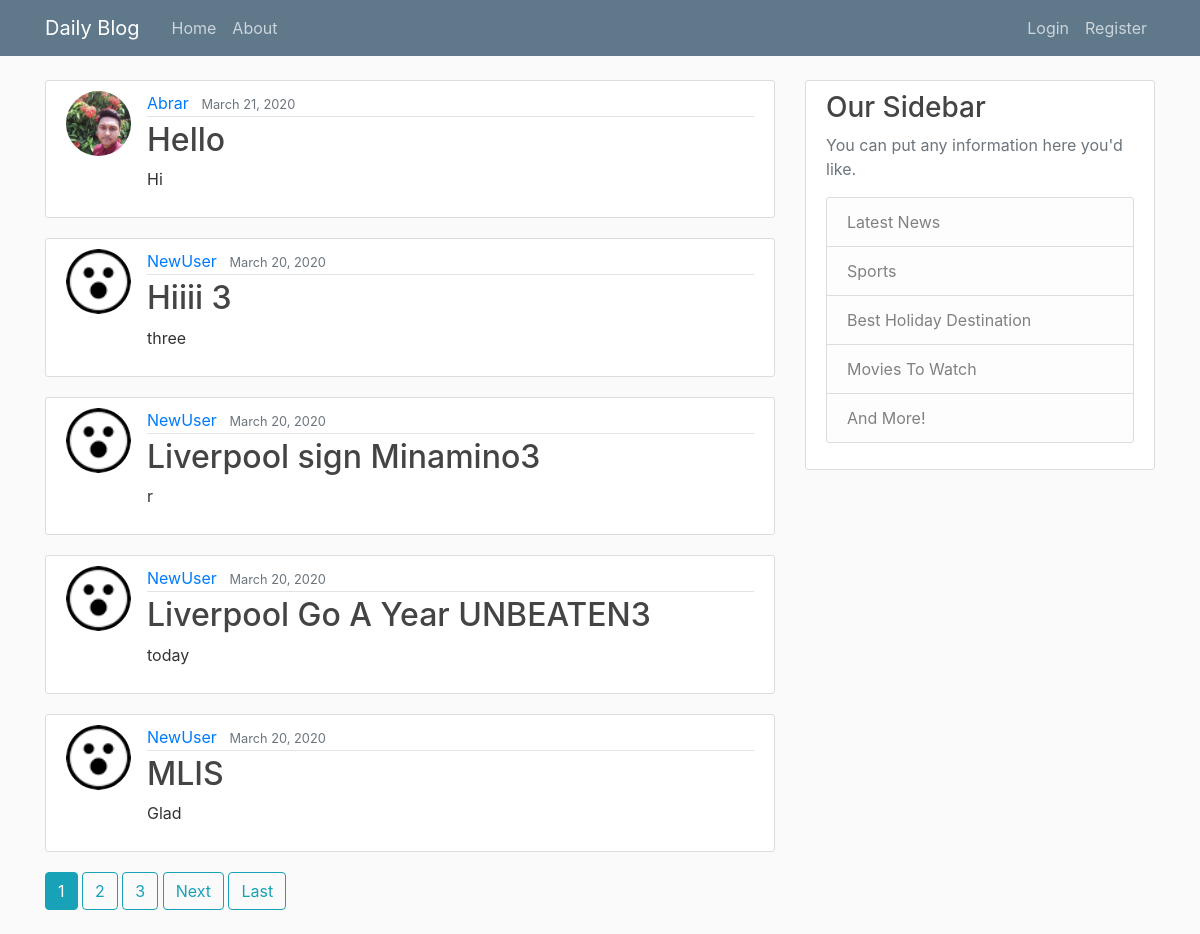
The page / on the database its author committed.
### blog/models.py (models this page shows, shortened)
class Post(models.Model):
	title = models.CharField(max_length = 100)
	content = models.TextField()
	date_posted = models.DateTimeField(default=timezone.now)
	author = models.ForeignKey(User,  on_delete=models.CASCADE)

### users/models.py (models this page shows, shortened)
class Profile(models.Model):
    user = models.OneToOneField(User, on_delete=models.CASCADE)
    image = models.ImageField(default='default.jpg', upload_to='profile_pics')
    CHOICES = (
        ('AB+', 'AB+'),
        ('AB-', 'AB-'),
        ('A+', 'A+'),
        ('A-', 'A-'),
        ('B+', 'B+'),
        ('B-', 'B-'),
        ('O+', 'O+'),
        ('O-', 'O-'),
        )
    bloodgroup = models.CharField(max_length=100, choices= CHOICES)
    bio = models.TextField(max_length=300)

### blog/views.py (the view)
# urls.py: path('', PostListView.as_view(), name='blog-home'),
class PostListView(ListView):
    model = Post
    template_name = 'blog/home.html'
    context_object_name = 'posts'
    ordering = ['-date_posted']
    paginate_by = 5

### blog/templates/blog/home.html (shortened to what this page needs)
{% extends "blog/base.html" %}
{% block content %}
    {% for post in posts %}
        <article class="media content-section">
          <img class="rounded-circle article-img" src="{{ post.author.profile.image.url }}">
          <div class="media-body">
            <div class="article-metadata">
              <a class="mr-2" href="{% url 'user-posts' post.author.username %}">{{ post.author }}</a>
              <small class="text-muted">{{ post.date_posted|date:"F d, Y" }}</small>
            </div>
            <h2><a class="article-title" href="{% url 'post-detail' post.id %}">{{ post.title }}</a></h2>
            <p class="article-content">{{ post.content }}</p>
          </div>
        </article>
    {% endfor %}
    {% if is_paginated %}
      {% for num in page_obj.paginator.page_range %}
        {% if page_obj.number == num %}
          <a class="btn btn-info mb-4" href="?page={{ num }}">{{ num }}</a>
        {% elif num > page_obj.number|add:'-3' and num < page_obj.number|add:'3' %}
          <a class="btn btn-outline-info mb-4" href="?page={{ num }}">{{ num }}</a>
        {% endif %}
      {% endfor %}
      {% if page_obj.has_next %}
        <a class="btn btn-outline-info mb-4" href="?page={{ page_obj.next_page_number }}">Next</a>
        <a class="btn btn-outline-info mb-4" href="?page={{ page_obj.paginator.num_pages }}">Last</a>
      {% endif %}
    {% endif %}
{% endblock content %}

### blog/static/blog/main.css (style rules this page uses)
body { background: #fafafa; color: #333333; margin-top: 5rem; }
h1, h2, h3, h4, h5, h6 { color: #444444; }
.content-section { background: #ffffff; padding: 10px 20px; border: 1px solid #dddddd; border-radius: 3px; margin-bottom: 20px; }
.article-title { color: #444444; }
.article-content { white-space: pre-line; }
.article-img { height: 65px; width: 65px; margin-right: 16px; }
.article-metadata { padding-bottom: 1px; margin-bottom: 4px; border-bottom: 1px solid #e3e3e3 }

### rows shown on the page
Post: author.profile.image (picture), author "Abrar", date_posted "March 21, 2020", title "Hello", content "Hi"
Post: author.profile.image (picture), author "NewUser", date_posted "March 20, 2020", title "Hiiii 3", content "three"
Post: author.profile.image (picture), author "NewUser", date_posted "March 20, 2020", title "Liverpool sign Minamino3", content "r"
Post: author.profile.image (picture), author "NewUser", date_posted "March 20, 2020", title "Liverpool Go A Year UNBEATEN3", content "today"
Post: author.profile.image (picture), author "NewUser", date_posted "March 20, 2020", title "MLIS", content "Glad"

### other values the page prints
{{ num }} "1"
{{ num }} "2" "3"
